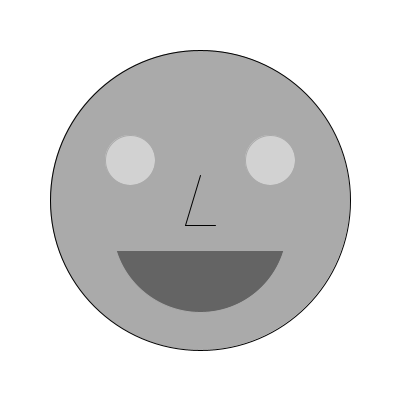
Frame 1 (no input)
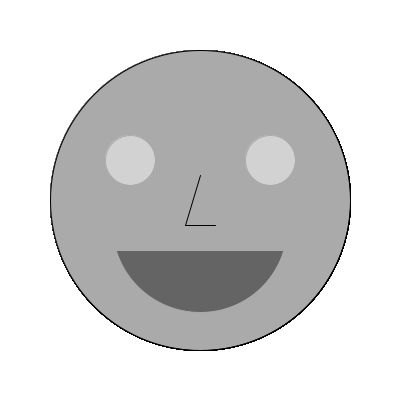
Frame 60 (the mouse pressed at the canvas centre just before this capture)
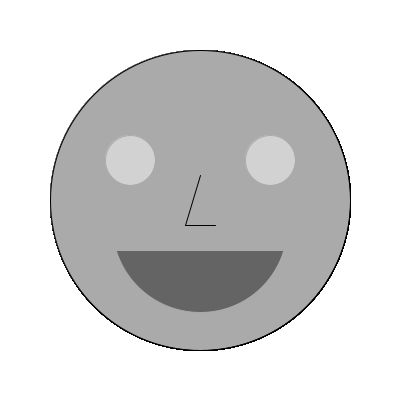
Frame 120 (the mouse held since frame 60 and released just before this capture)

The Processing sketch that drew these frames (run headless with seeded random() and noise(); from frame 60 on, the mouse is pressed at the canvas centre):

// Processing sketch: FENG_JESSIE_Variables_face
// ── FENG_JESSIE_Variables_face.pde
void setup() {
  size(400, 400);
  background(255, 255, 255); 
}

void draw(){
  
//face
  fill(170, 170, 170);
  ellipse(200, 200, 300, 300); 
  
//mouth
  fill(100, 100, 100);
  stroke(170, 170, 170);
  ellipse(200, 225, 175, 175);
  
  fill(170, 170, 170);
  rect(100, 100, 200, 150);
  
//eyes
  fill(210, 210, 210);
  ellipse(130, 160, 50, 50); //left eye
  ellipse(270, 160, 50, 50); //right eye

//nose
  stroke(0, 0, 0);
  line(200, 175, 185, 225); //nose bridge
  line(185, 225, 215, 225); //nose nostril
  


}
